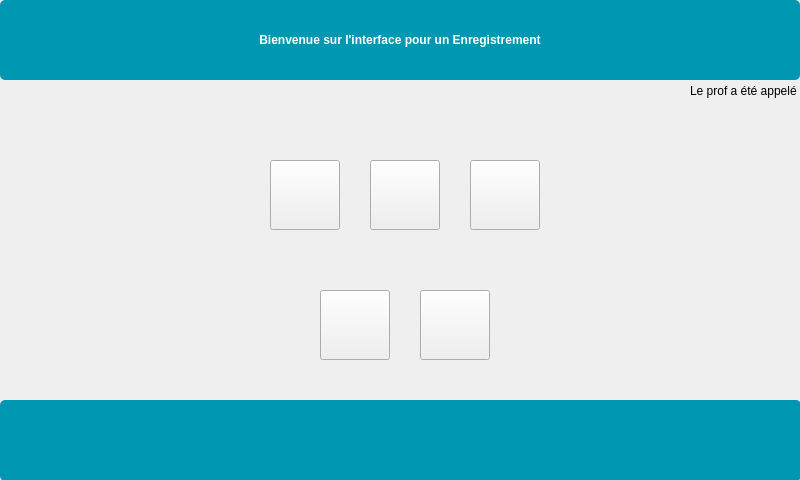
<?xml version="1.0" encoding="UTF-8"?>
<ui version="4.0">
 <class>InterfaceEnregistrement</class>
 <widget class="QDialog" name="InterfaceEnregistrement">
  <property name="geometry">
   <rect>
    <x>0</x>
    <y>0</y>
    <width>800</width>
    <height>480</height>
   </rect>
  </property>
  <property name="windowTitle">
   <string>Dialog</string>
  </property>
  <widget class="QPushButton" name="pushButtonSon">
   <property name="geometry">
    <rect>
     <x>20</x>
     <y>400</y>
     <width>80</width>
     <height>80</height>
    </rect>
   </property>
   <property name="autoFillBackground">
    <bool>false</bool>
   </property>
   <property name="styleSheet">
    <string notr="true">background-color: transparent;
    border: none;</string>
   </property>
   <property name="text">
    <string/>
   </property>
  </widget>
  <widget class="QPushButton" name="pushButtonSurveiller">
   <property name="geometry">
    <rect>
     <x>710</x>
     <y>410</y>
     <width>80</width>
     <height>60</height>
    </rect>
   </property>
   <property name="styleSheet">
    <string notr="true">background-color: transparent;
    border: none;</string>
   </property>
   <property name="text">
    <string/>
   </property>
  </widget>
  <widget class="QPushButton" name="pushButtonAvancer">
   <property name="geometry">
    <rect>
     <x>470</x>
     <y>160</y>
     <width>70</width>
     <height>70</height>
    </rect>
   </property>
   <property name="styleSheet">
    <string notr="true"/>
   </property>
   <property name="text">
    <string/>
   </property>
  </widget>
  <widget class="QPushButton" name="pushButtonClear">
   <property name="geometry">
    <rect>
     <x>630</x>
     <y>405</y>
     <width>70</width>
     <height>70</height>
    </rect>
   </property>
   <property name="styleSheet">
    <string notr="true">background-color: transparent;
    border: none;</string>
   </property>
   <property name="text">
    <string/>
   </property>
  </widget>
  <widget class="QPushButton" name="pushButtonAppelProf">
   <property name="geometry">
    <rect>
     <x>710</x>
     <y>3</y>
     <width>60</width>
     <height>75</height>
    </rect>
   </property>
   <property name="styleSheet">
    <string notr="true">background-color: transparent;
    border: none;</string>
   </property>
   <property name="text">
    <string/>
   </property>
  </widget>
  <widget class="QPushButton" name="pushButton_2">
   <property name="geometry">
    <rect>
     <x>0</x>
     <y>400</y>
     <width>801</width>
     <height>81</height>
    </rect>
   </property>
   <property name="styleSheet">
    <string notr="true">QPushButton {
    background-color: rgb(0, 151, 178); /* Fond bleu */
    color: white; /* Texte en blanc */
    border: none; /* Enlever le contour si nécessaire */
    border-radius: 5px; /* Optionnel : coins arrondis */
    font-weight: bold; /* Optionnel : texte en gras */
}</string>
   </property>
   <property name="text">
    <string/>
   </property>
  </widget>
  <widget class="QLabel" name="labelChrono">
   <property name="geometry">
    <rect>
     <x>310</x>
     <y>100</y>
     <width>181</width>
     <height>51</height>
    </rect>
   </property>
   <property name="font">
    <font>
     <pointsize>20</pointsize>
     <bold>true</bold>
    </font>
   </property>
   <property name="text">
    <string/>
   </property>
   <property name="alignment">
    <set>Qt::AlignCenter</set>
   </property>
  </widget>
  <widget class="QPushButton" name="pushButtonSpeak">
   <property name="geometry">
    <rect>
     <x>320</x>
     <y>290</y>
     <width>70</width>
     <height>70</height>
    </rect>
   </property>
   <property name="styleSheet">
    <string notr="true"/>
   </property>
   <property name="text">
    <string/>
   </property>
  </widget>
  <widget class="QPushButton" name="pushButton">
   <property name="geometry">
    <rect>
     <x>0</x>
     <y>0</y>
     <width>800</width>
     <height>80</height>
    </rect>
   </property>
   <property name="styleSheet">
    <string notr="true">QPushButton {
    background-color: rgb(0, 151, 178); /* Fond bleu */
    color: white; /* Texte en blanc */
    border: none; /* Enlever le contour si nécessaire */
    border-radius: 5px; /* Optionnel : coins arrondis */
    font-weight: bold; /* Optionnel : texte en gras */
}</string>
   </property>
   <property name="text">
    <string>Bienvenue sur l'interface pour un Enregistrement</string>
   </property>
  </widget>
  <widget class="QPushButton" name="pushButtonPause">
   <property name="geometry">
    <rect>
     <x>370</x>
     <y>160</y>
     <width>70</width>
     <height>70</height>
    </rect>
   </property>
   <property name="styleSheet">
    <string notr="true"/>
   </property>
   <property name="text">
    <string/>
   </property>
  </widget>
  <widget class="QPushButton" name="pushButtonRepeter">
   <property name="geometry">
    <rect>
     <x>520</x>
     <y>405</y>
     <width>90</width>
     <height>70</height>
    </rect>
   </property>
   <property name="styleSheet">
    <string notr="true">background-color: transparent;
    border: none;</string>
   </property>
   <property name="text">
    <string/>
   </property>
  </widget>
  <widget class="QPushButton" name="pushButtonSignet">
   <property name="geometry">
    <rect>
     <x>130</x>
     <y>400</y>
     <width>60</width>
     <height>80</height>
    </rect>
   </property>
   <property name="styleSheet">
    <string notr="true">background-color: transparent;
    border: none;</string>
   </property>
   <property name="text">
    <string/>
   </property>
  </widget>
  <widget class="QLabel" name="labelAppelProf">
   <property name="geometry">
    <rect>
     <x>690</x>
     <y>80</y>
     <width>111</width>
     <height>21</height>
    </rect>
   </property>
   <property name="text">
    <string>Le prof a été appelé</string>
   </property>
  </widget>
  <widget class="QPushButton" name="pushButtonFavoris">
   <property name="geometry">
    <rect>
     <x>220</x>
     <y>400</y>
     <width>80</width>
     <height>80</height>
    </rect>
   </property>
   <property name="styleSheet">
    <string notr="true">background-color: transparent;
    border: none;</string>
   </property>
   <property name="text">
    <string/>
   </property>
  </widget>
  <widget class="QPushButton" name="pushButtonPlay">
   <property name="geometry">
    <rect>
     <x>420</x>
     <y>290</y>
     <width>70</width>
     <height>70</height>
    </rect>
   </property>
   <property name="styleSheet">
    <string notr="true"/>
   </property>
   <property name="text">
    <string/>
   </property>
  </widget>
  <widget class="QPushButton" name="pushButtonRevenirALaPhrasePrecedente">
   <property name="geometry">
    <rect>
     <x>420</x>
     <y>405</y>
     <width>90</width>
     <height>70</height>
    </rect>
   </property>
   <property name="styleSheet">
    <string notr="true">background-color: transparent;
    border: none;</string>
   </property>
   <property name="text">
    <string/>
   </property>
  </widget>
  <widget class="QPushButton" name="pushButtonRetourArriere">
   <property name="geometry">
    <rect>
     <x>270</x>
     <y>160</y>
     <width>70</width>
     <height>70</height>
    </rect>
   </property>
   <property name="styleSheet">
    <string notr="true"/>
   </property>
   <property name="text">
    <string/>
   </property>
  </widget>
  <zorder>pushButton</zorder>
  <zorder>pushButton_2</zorder>
  <zorder>pushButtonSon</zorder>
  <zorder>pushButtonSurveiller</zorder>
  <zorder>pushButtonAvancer</zorder>
  <zorder>pushButtonClear</zorder>
  <zorder>pushButtonAppelProf</zorder>
  <zorder>labelChrono</zorder>
  <zorder>pushButtonSpeak</zorder>
  <zorder>pushButtonPause</zorder>
  <zorder>pushButtonRepeter</zorder>
  <zorder>pushButtonSignet</zorder>
  <zorder>labelAppelProf</zorder>
  <zorder>pushButtonFavoris</zorder>
  <zorder>pushButtonPlay</zorder>
  <zorder>pushButtonRevenirALaPhrasePrecedente</zorder>
  <zorder>pushButtonRetourArriere</zorder>
 </widget>
 <resources/>
 <connections/>
</ui>
